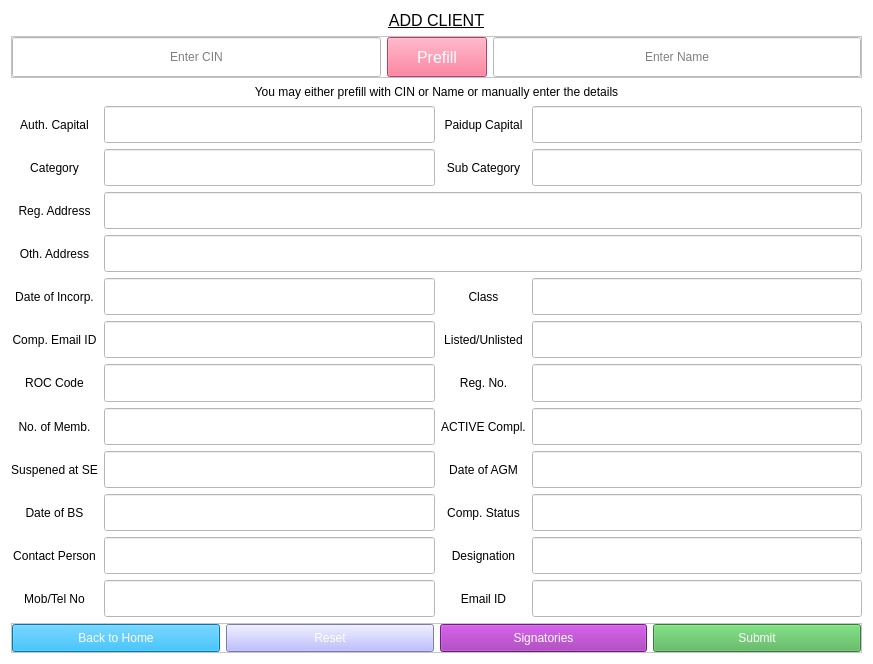
<?xml version="1.0" encoding="UTF-8"?>
<ui version="4.0">
 <class>Form</class>
 <widget class="QWidget" name="Form">
  <property name="geometry">
   <rect>
    <x>0</x>
    <y>0</y>
    <width>873</width>
    <height>664</height>
   </rect>
  </property>
  <property name="sizePolicy">
   <sizepolicy hsizetype="Fixed" vsizetype="Fixed">
    <horstretch>0</horstretch>
    <verstretch>0</verstretch>
   </sizepolicy>
  </property>
  <property name="minimumSize">
   <size>
    <width>0</width>
    <height>664</height>
   </size>
  </property>
  <property name="maximumSize">
   <size>
    <width>892</width>
    <height>664</height>
   </size>
  </property>
  <property name="windowTitle">
   <string>Form</string>
  </property>
  <property name="windowIcon">
   <iconset>
    <normaloff>../Icon/logo.png</normaloff>../Icon/logo.png</iconset>
  </property>
  <property name="styleSheet">
   <string notr="true">background-color: rgb(255, 255, 255);</string>
  </property>
  <layout class="QGridLayout" name="gridLayout_4">
   <item row="0" column="0">
    <widget class="QLabel" name="title">
     <property name="sizePolicy">
      <sizepolicy hsizetype="Expanding" vsizetype="Expanding">
       <horstretch>0</horstretch>
       <verstretch>0</verstretch>
      </sizepolicy>
     </property>
     <property name="minimumSize">
      <size>
       <width>0</width>
       <height>19</height>
      </size>
     </property>
     <property name="maximumSize">
      <size>
       <width>16777215</width>
       <height>19</height>
      </size>
     </property>
     <property name="inputMethodHints">
      <set>Qt::ImhNoAutoUppercase</set>
     </property>
     <property name="text">
      <string>&lt;html&gt;&lt;head/&gt;&lt;body&gt;&lt;p&gt;&lt;span style=&quot; font-size:12pt; text-decoration: underline;&quot;&gt;ADD CLIENT&lt;/span&gt;&lt;/p&gt;&lt;/body&gt;&lt;/html&gt;</string>
     </property>
     <property name="alignment">
      <set>Qt::AlignCenter</set>
     </property>
    </widget>
   </item>
   <item row="1" column="0">
    <widget class="QFrame" name="frame">
     <property name="minimumSize">
      <size>
       <width>0</width>
       <height>42</height>
      </size>
     </property>
     <property name="maximumSize">
      <size>
       <width>16777215</width>
       <height>42</height>
      </size>
     </property>
     <property name="frameShape">
      <enum>QFrame::StyledPanel</enum>
     </property>
     <property name="frameShadow">
      <enum>QFrame::Raised</enum>
     </property>
     <layout class="QGridLayout" name="gridLayout_3">
      <property name="leftMargin">
       <number>0</number>
      </property>
      <property name="topMargin">
       <number>0</number>
      </property>
      <property name="rightMargin">
       <number>0</number>
      </property>
      <property name="bottomMargin">
       <number>0</number>
      </property>
      <item row="0" column="0">
       <layout class="QHBoxLayout" name="horizontalLayout">
        <property name="sizeConstraint">
         <enum>QLayout::SetFixedSize</enum>
        </property>
        <item>
         <widget class="QLineEdit" name="CINField">
          <property name="sizePolicy">
           <sizepolicy hsizetype="Expanding" vsizetype="Expanding">
            <horstretch>0</horstretch>
            <verstretch>0</verstretch>
           </sizepolicy>
          </property>
          <property name="inputMethodHints">
           <set>Qt::ImhNone</set>
          </property>
          <property name="inputMask">
           <string/>
          </property>
          <property name="text">
           <string/>
          </property>
          <property name="maxLength">
           <number>21</number>
          </property>
          <property name="alignment">
           <set>Qt::AlignCenter</set>
          </property>
          <property name="placeholderText">
           <string>Enter CIN</string>
          </property>
         </widget>
        </item>
        <item>
         <widget class="QPushButton" name="Prefill">
          <property name="sizePolicy">
           <sizepolicy hsizetype="Minimum" vsizetype="Expanding">
            <horstretch>0</horstretch>
            <verstretch>0</verstretch>
           </sizepolicy>
          </property>
          <property name="minimumSize">
           <size>
            <width>100</width>
            <height>20</height>
           </size>
          </property>
          <property name="font">
           <font>
            <pointsize>12</pointsize>
            <stylestrategy>PreferAntialias</stylestrategy>
           </font>
          </property>
          <property name="styleSheet">
           <string notr="true">background-color: rgb(255, 85, 127);
color: rgb(255, 255, 255);</string>
          </property>
          <property name="text">
           <string>Prefill</string>
          </property>
          <property name="shortcut">
           <string>Return</string>
          </property>
         </widget>
        </item>
        <item>
         <widget class="QLineEdit" name="NameField">
          <property name="sizePolicy">
           <sizepolicy hsizetype="Expanding" vsizetype="Expanding">
            <horstretch>0</horstretch>
            <verstretch>0</verstretch>
           </sizepolicy>
          </property>
          <property name="inputMask">
           <string/>
          </property>
          <property name="text">
           <string/>
          </property>
          <property name="maxLength">
           <number>32767</number>
          </property>
          <property name="alignment">
           <set>Qt::AlignCenter</set>
          </property>
          <property name="placeholderText">
           <string>Enter Name</string>
          </property>
         </widget>
        </item>
       </layout>
      </item>
     </layout>
    </widget>
   </item>
   <item row="2" column="0">
    <widget class="QLabel" name="Instruction">
     <property name="minimumSize">
      <size>
       <width>0</width>
       <height>16</height>
      </size>
     </property>
     <property name="maximumSize">
      <size>
       <width>16777215</width>
       <height>16</height>
      </size>
     </property>
     <property name="text">
      <string>You may either prefill with CIN or Name or manually enter the details</string>
     </property>
     <property name="alignment">
      <set>Qt::AlignCenter</set>
     </property>
    </widget>
   </item>
   <item row="3" column="0">
    <layout class="QGridLayout" name="gridLayout_2">
     <item row="8" column="1">
      <widget class="QLineEdit" name="fillSuspend">
       <property name="sizePolicy">
        <sizepolicy hsizetype="Expanding" vsizetype="Expanding">
         <horstretch>0</horstretch>
         <verstretch>0</verstretch>
        </sizepolicy>
       </property>
       <property name="text">
        <string/>
       </property>
      </widget>
     </item>
     <item row="0" column="3">
      <widget class="QLineEdit" name="fill_paidup">
       <property name="sizePolicy">
        <sizepolicy hsizetype="Expanding" vsizetype="Expanding">
         <horstretch>0</horstretch>
         <verstretch>0</verstretch>
        </sizepolicy>
       </property>
       <property name="text">
        <string/>
       </property>
      </widget>
     </item>
     <item row="0" column="2">
      <widget class="QLabel" name="Paiupcapital">
       <property name="text">
        <string>Paidup Capital</string>
       </property>
       <property name="alignment">
        <set>Qt::AlignCenter</set>
       </property>
      </widget>
     </item>
     <item row="6" column="0">
      <widget class="QLabel" name="roccode">
       <property name="text">
        <string>ROC Code</string>
       </property>
       <property name="alignment">
        <set>Qt::AlignCenter</set>
       </property>
      </widget>
     </item>
     <item row="4" column="1">
      <widget class="QLineEdit" name="fill_DateofIncorp">
       <property name="sizePolicy">
        <sizepolicy hsizetype="Expanding" vsizetype="Expanding">
         <horstretch>0</horstretch>
         <verstretch>0</verstretch>
        </sizepolicy>
       </property>
       <property name="text">
        <string/>
       </property>
      </widget>
     </item>
     <item row="9" column="0">
      <widget class="QLabel" name="bsdate">
       <property name="text">
        <string>Date of BS</string>
       </property>
       <property name="alignment">
        <set>Qt::AlignCenter</set>
       </property>
      </widget>
     </item>
     <item row="7" column="3">
      <widget class="QLineEdit" name="fillActive">
       <property name="sizePolicy">
        <sizepolicy hsizetype="Expanding" vsizetype="Expanding">
         <horstretch>0</horstretch>
         <verstretch>0</verstretch>
        </sizepolicy>
       </property>
       <property name="text">
        <string/>
       </property>
      </widget>
     </item>
     <item row="5" column="0">
      <widget class="QLabel" name="compemail">
       <property name="text">
        <string>Comp. Email ID</string>
       </property>
       <property name="alignment">
        <set>Qt::AlignCenter</set>
       </property>
      </widget>
     </item>
     <item row="8" column="2">
      <widget class="QLabel" name="agmdate">
       <property name="text">
        <string>Date of AGM</string>
       </property>
       <property name="alignment">
        <set>Qt::AlignCenter</set>
       </property>
      </widget>
     </item>
     <item row="0" column="0">
      <widget class="QLabel" name="AuthCapital">
       <property name="text">
        <string>Auth. Capital</string>
       </property>
       <property name="alignment">
        <set>Qt::AlignCenter</set>
       </property>
      </widget>
     </item>
     <item row="1" column="3">
      <widget class="QLineEdit" name="fillsubcategory">
       <property name="sizePolicy">
        <sizepolicy hsizetype="Expanding" vsizetype="Expanding">
         <horstretch>0</horstretch>
         <verstretch>0</verstretch>
        </sizepolicy>
       </property>
       <property name="text">
        <string/>
       </property>
      </widget>
     </item>
     <item row="6" column="1">
      <widget class="QLineEdit" name="fill_ROC">
       <property name="sizePolicy">
        <sizepolicy hsizetype="Expanding" vsizetype="Expanding">
         <horstretch>0</horstretch>
         <verstretch>0</verstretch>
        </sizepolicy>
       </property>
       <property name="text">
        <string/>
       </property>
      </widget>
     </item>
     <item row="0" column="1">
      <widget class="QLineEdit" name="fill_Authcapital">
       <property name="sizePolicy">
        <sizepolicy hsizetype="Expanding" vsizetype="Expanding">
         <horstretch>0</horstretch>
         <verstretch>0</verstretch>
        </sizepolicy>
       </property>
       <property name="text">
        <string/>
       </property>
      </widget>
     </item>
     <item row="6" column="3">
      <widget class="QLineEdit" name="fill_RegNo">
       <property name="sizePolicy">
        <sizepolicy hsizetype="Expanding" vsizetype="Expanding">
         <horstretch>0</horstretch>
         <verstretch>0</verstretch>
        </sizepolicy>
       </property>
       <property name="text">
        <string/>
       </property>
      </widget>
     </item>
     <item row="11" column="0">
      <widget class="QLabel" name="mobiletel">
       <property name="text">
        <string>Mob/Tel No</string>
       </property>
       <property name="alignment">
        <set>Qt::AlignCenter</set>
       </property>
      </widget>
     </item>
     <item row="5" column="2">
      <widget class="QLabel" name="listedunlisted">
       <property name="text">
        <string>Listed/Unlisted</string>
       </property>
       <property name="alignment">
        <set>Qt::AlignCenter</set>
       </property>
      </widget>
     </item>
     <item row="8" column="3">
      <widget class="QLineEdit" name="fillAGM">
       <property name="sizePolicy">
        <sizepolicy hsizetype="Expanding" vsizetype="Expanding">
         <horstretch>0</horstretch>
         <verstretch>0</verstretch>
        </sizepolicy>
       </property>
       <property name="text">
        <string/>
       </property>
      </widget>
     </item>
     <item row="4" column="2">
      <widget class="QLabel" name="class_2">
       <property name="text">
        <string>Class</string>
       </property>
       <property name="alignment">
        <set>Qt::AlignCenter</set>
       </property>
      </widget>
     </item>
     <item row="9" column="1">
      <widget class="QLineEdit" name="fillBS">
       <property name="sizePolicy">
        <sizepolicy hsizetype="Expanding" vsizetype="Expanding">
         <horstretch>0</horstretch>
         <verstretch>0</verstretch>
        </sizepolicy>
       </property>
       <property name="text">
        <string/>
       </property>
      </widget>
     </item>
     <item row="7" column="2">
      <widget class="QLabel" name="activecomp">
       <property name="text">
        <string>ACTIVE Compl.</string>
       </property>
       <property name="alignment">
        <set>Qt::AlignCenter</set>
       </property>
      </widget>
     </item>
     <item row="5" column="1">
      <widget class="QLineEdit" name="fill_Comp_email">
       <property name="sizePolicy">
        <sizepolicy hsizetype="Expanding" vsizetype="Expanding">
         <horstretch>0</horstretch>
         <verstretch>0</verstretch>
        </sizepolicy>
       </property>
       <property name="text">
        <string/>
       </property>
      </widget>
     </item>
     <item row="1" column="0">
      <widget class="QLabel" name="category">
       <property name="text">
        <string>Category</string>
       </property>
       <property name="alignment">
        <set>Qt::AlignCenter</set>
       </property>
      </widget>
     </item>
     <item row="2" column="1" colspan="3">
      <widget class="QLineEdit" name="fill_RegAdd">
       <property name="sizePolicy">
        <sizepolicy hsizetype="Expanding" vsizetype="Expanding">
         <horstretch>0</horstretch>
         <verstretch>0</verstretch>
        </sizepolicy>
       </property>
       <property name="text">
        <string/>
       </property>
      </widget>
     </item>
     <item row="7" column="0">
      <widget class="QLabel" name="noofmember">
       <property name="text">
        <string>No. of Memb.</string>
       </property>
       <property name="alignment">
        <set>Qt::AlignCenter</set>
       </property>
      </widget>
     </item>
     <item row="7" column="1">
      <widget class="QLineEdit" name="fillMember">
       <property name="sizePolicy">
        <sizepolicy hsizetype="Expanding" vsizetype="Expanding">
         <horstretch>0</horstretch>
         <verstretch>0</verstretch>
        </sizepolicy>
       </property>
       <property name="text">
        <string/>
       </property>
      </widget>
     </item>
     <item row="3" column="0">
      <widget class="QLabel" name="othaddress">
       <property name="text">
        <string>Oth. Address</string>
       </property>
       <property name="alignment">
        <set>Qt::AlignCenter</set>
       </property>
      </widget>
     </item>
     <item row="5" column="3">
      <widget class="QLineEdit" name="fill_listed">
       <property name="sizePolicy">
        <sizepolicy hsizetype="Expanding" vsizetype="Expanding">
         <horstretch>0</horstretch>
         <verstretch>0</verstretch>
        </sizepolicy>
       </property>
       <property name="text">
        <string/>
       </property>
      </widget>
     </item>
     <item row="9" column="2">
      <widget class="QLabel" name="compstatus">
       <property name="text">
        <string>Comp. Status</string>
       </property>
       <property name="alignment">
        <set>Qt::AlignCenter</set>
       </property>
      </widget>
     </item>
     <item row="10" column="1">
      <widget class="QLineEdit" name="fillContactPerson">
       <property name="sizePolicy">
        <sizepolicy hsizetype="Expanding" vsizetype="Expanding">
         <horstretch>0</horstretch>
         <verstretch>0</verstretch>
        </sizepolicy>
       </property>
       <property name="text">
        <string/>
       </property>
      </widget>
     </item>
     <item row="6" column="2">
      <widget class="QLabel" name="regno">
       <property name="text">
        <string>Reg. No.</string>
       </property>
       <property name="alignment">
        <set>Qt::AlignCenter</set>
       </property>
      </widget>
     </item>
     <item row="9" column="3">
      <widget class="QLineEdit" name="filLCompstatus">
       <property name="sizePolicy">
        <sizepolicy hsizetype="Expanding" vsizetype="Expanding">
         <horstretch>0</horstretch>
         <verstretch>0</verstretch>
        </sizepolicy>
       </property>
       <property name="text">
        <string/>
       </property>
      </widget>
     </item>
     <item row="4" column="3">
      <widget class="QLineEdit" name="fillclass">
       <property name="sizePolicy">
        <sizepolicy hsizetype="Expanding" vsizetype="Expanding">
         <horstretch>0</horstretch>
         <verstretch>0</verstretch>
        </sizepolicy>
       </property>
       <property name="text">
        <string/>
       </property>
      </widget>
     </item>
     <item row="1" column="1">
      <widget class="QLineEdit" name="fillcategory">
       <property name="sizePolicy">
        <sizepolicy hsizetype="Expanding" vsizetype="Expanding">
         <horstretch>0</horstretch>
         <verstretch>0</verstretch>
        </sizepolicy>
       </property>
       <property name="text">
        <string/>
       </property>
      </widget>
     </item>
     <item row="2" column="0">
      <widget class="QLabel" name="regaddress">
       <property name="text">
        <string>Reg. Address</string>
       </property>
       <property name="alignment">
        <set>Qt::AlignCenter</set>
       </property>
      </widget>
     </item>
     <item row="1" column="2">
      <widget class="QLabel" name="subcategory">
       <property name="text">
        <string>Sub Category</string>
       </property>
       <property name="alignment">
        <set>Qt::AlignCenter</set>
       </property>
      </widget>
     </item>
     <item row="8" column="0">
      <widget class="QLabel" name="suspendedse">
       <property name="text">
        <string>Suspened at SE</string>
       </property>
       <property name="alignment">
        <set>Qt::AlignCenter</set>
       </property>
      </widget>
     </item>
     <item row="3" column="1" colspan="3">
      <widget class="QLineEdit" name="fillfill_OtherAddress">
       <property name="sizePolicy">
        <sizepolicy hsizetype="Expanding" vsizetype="Expanding">
         <horstretch>0</horstretch>
         <verstretch>0</verstretch>
        </sizepolicy>
       </property>
       <property name="text">
        <string/>
       </property>
      </widget>
     </item>
     <item row="10" column="3">
      <widget class="QLineEdit" name="fillDesignation">
       <property name="sizePolicy">
        <sizepolicy hsizetype="Expanding" vsizetype="Expanding">
         <horstretch>0</horstretch>
         <verstretch>0</verstretch>
        </sizepolicy>
       </property>
       <property name="text">
        <string/>
       </property>
      </widget>
     </item>
     <item row="4" column="0">
      <widget class="QLabel" name="dateofincorp">
       <property name="text">
        <string>Date of Incorp.</string>
       </property>
       <property name="alignment">
        <set>Qt::AlignCenter</set>
       </property>
      </widget>
     </item>
     <item row="10" column="2">
      <widget class="QLabel" name="designation">
       <property name="text">
        <string>Designation</string>
       </property>
       <property name="alignment">
        <set>Qt::AlignCenter</set>
       </property>
      </widget>
     </item>
     <item row="11" column="3">
      <widget class="QLineEdit" name="fillEmailID">
       <property name="sizePolicy">
        <sizepolicy hsizetype="Expanding" vsizetype="Expanding">
         <horstretch>0</horstretch>
         <verstretch>0</verstretch>
        </sizepolicy>
       </property>
       <property name="text">
        <string/>
       </property>
      </widget>
     </item>
     <item row="10" column="0">
      <widget class="QLabel" name="contactperson">
       <property name="text">
        <string>Contact Person</string>
       </property>
       <property name="alignment">
        <set>Qt::AlignCenter</set>
       </property>
      </widget>
     </item>
     <item row="11" column="2">
      <widget class="QLabel" name="contactemail">
       <property name="text">
        <string>Email ID</string>
       </property>
       <property name="alignment">
        <set>Qt::AlignCenter</set>
       </property>
      </widget>
     </item>
     <item row="11" column="1">
      <widget class="QLineEdit" name="fillMobile">
       <property name="sizePolicy">
        <sizepolicy hsizetype="Expanding" vsizetype="Expanding">
         <horstretch>0</horstretch>
         <verstretch>0</verstretch>
        </sizepolicy>
       </property>
       <property name="text">
        <string/>
       </property>
      </widget>
     </item>
    </layout>
   </item>
   <item row="4" column="0">
    <widget class="QFrame" name="frame_3">
     <property name="maximumSize">
      <size>
       <width>16777215</width>
       <height>30</height>
      </size>
     </property>
     <property name="frameShape">
      <enum>QFrame::StyledPanel</enum>
     </property>
     <property name="frameShadow">
      <enum>QFrame::Raised</enum>
     </property>
     <layout class="QGridLayout" name="gridLayout">
      <property name="leftMargin">
       <number>0</number>
      </property>
      <property name="topMargin">
       <number>0</number>
      </property>
      <property name="rightMargin">
       <number>0</number>
      </property>
      <property name="bottomMargin">
       <number>0</number>
      </property>
      <item row="1" column="2">
       <widget class="QPushButton" name="b_signatories">
        <property name="sizePolicy">
         <sizepolicy hsizetype="Minimum" vsizetype="Expanding">
          <horstretch>0</horstretch>
          <verstretch>0</verstretch>
         </sizepolicy>
        </property>
        <property name="styleSheet">
         <string notr="true">color: rgb(255, 255, 255);
background-color: rgb(156,39,176);</string>
        </property>
        <property name="text">
         <string>Signatories</string>
        </property>
        <property name="icon">
         <iconset>
          <normaloff>../../../Resources/Images/avatar.png</normaloff>../../../Resources/Images/avatar.png</iconset>
        </property>
        <property name="shortcut">
         <string>Ctrl+Shift+S</string>
        </property>
       </widget>
      </item>
      <item row="1" column="0">
       <widget class="QPushButton" name="backtohome">
        <property name="sizePolicy">
         <sizepolicy hsizetype="Minimum" vsizetype="Expanding">
          <horstretch>0</horstretch>
          <verstretch>0</verstretch>
         </sizepolicy>
        </property>
        <property name="styleSheet">
         <string notr="true">background-color:rgb(3,169,244);
color: rgb(255, 255, 255);</string>
        </property>
        <property name="text">
         <string>Back to Home</string>
        </property>
        <property name="shortcut">
         <string>Ctrl+Backspace</string>
        </property>
       </widget>
      </item>
      <item row="1" column="3">
       <widget class="QPushButton" name="b_submit">
        <property name="sizePolicy">
         <sizepolicy hsizetype="Minimum" vsizetype="Expanding">
          <horstretch>0</horstretch>
          <verstretch>0</verstretch>
         </sizepolicy>
        </property>
        <property name="styleSheet">
         <string notr="true">color: rgb(255, 255, 255);
background-color: rgb(76,175,80);</string>
        </property>
        <property name="text">
         <string>Submit</string>
        </property>
        <property name="icon">
         <iconset>
          <normaloff>../../../Resources/Images/plus.png</normaloff>../../../Resources/Images/plus.png</iconset>
        </property>
        <property name="shortcut">
         <string>Ctrl+Return</string>
        </property>
       </widget>
      </item>
      <item row="1" column="1">
       <widget class="QPushButton" name="Reset">
        <property name="sizePolicy">
         <sizepolicy hsizetype="Minimum" vsizetype="Expanding">
          <horstretch>0</horstretch>
          <verstretch>0</verstretch>
         </sizepolicy>
        </property>
        <property name="styleSheet">
         <string notr="true">background-color: rgb(170, 170, 255);
color: rgb(255, 255, 255);</string>
        </property>
        <property name="text">
         <string>Reset</string>
        </property>
       </widget>
      </item>
     </layout>
    </widget>
   </item>
  </layout>
 </widget>
 <tabstops>
  <tabstop>CINField</tabstop>
  <tabstop>Prefill</tabstop>
  <tabstop>NameField</tabstop>
  <tabstop>fill_Authcapital</tabstop>
  <tabstop>fill_paidup</tabstop>
  <tabstop>fillcategory</tabstop>
  <tabstop>fillsubcategory</tabstop>
  <tabstop>fill_RegAdd</tabstop>
  <tabstop>fillfill_OtherAddress</tabstop>
  <tabstop>fill_DateofIncorp</tabstop>
  <tabstop>fillclass</tabstop>
  <tabstop>fill_Comp_email</tabstop>
  <tabstop>fill_listed</tabstop>
  <tabstop>fill_ROC</tabstop>
  <tabstop>fill_RegNo</tabstop>
  <tabstop>fillMember</tabstop>
  <tabstop>fillActive</tabstop>
  <tabstop>fillSuspend</tabstop>
  <tabstop>fillAGM</tabstop>
  <tabstop>fillBS</tabstop>
  <tabstop>filLCompstatus</tabstop>
  <tabstop>fillContactPerson</tabstop>
  <tabstop>fillDesignation</tabstop>
  <tabstop>fillMobile</tabstop>
  <tabstop>fillEmailID</tabstop>
  <tabstop>backtohome</tabstop>
  <tabstop>b_signatories</tabstop>
  <tabstop>b_submit</tabstop>
 </tabstops>
 <resources/>
 <connections/>
</ui>
